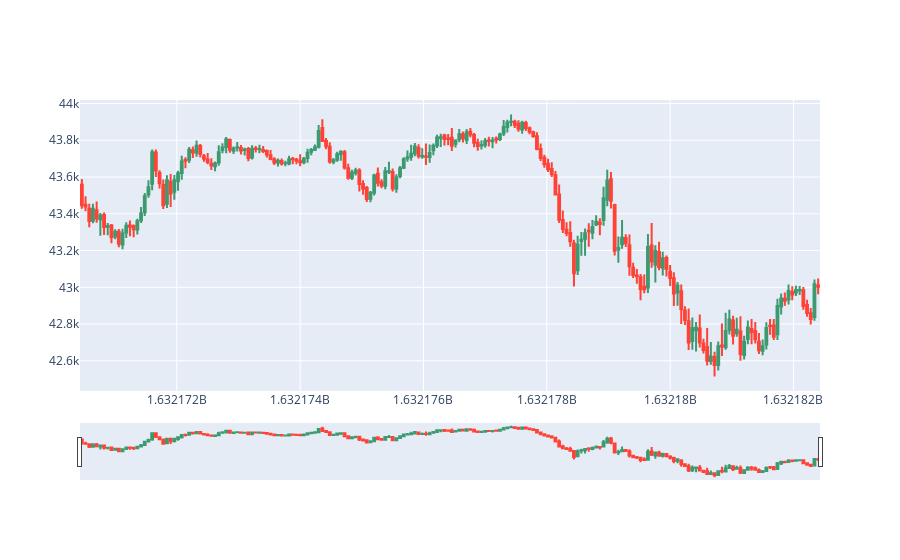

Notebook code cell kept with this figure:
### Code cell
# Candlestick chart
btc = crypto_details_df[crypto_details_df["Asset_ID"]==1].set_index("timestamp") # Asset_ID = 1 for Bitcoin
btc_mini = btc.iloc[-200:] # Select recent data rows

import plotly.graph_objects as go

fig = go.Figure(data=[go.Candlestick(x=btc_mini.index, open=btc_mini['Open'], high=btc_mini['High'], low=btc_mini['Low'], close=btc_mini['Close'])])
fig.show()

### Figure 1 — Plotly figure (JSON) as saved in the notebook; plotly's stock layout.template omitted (floating-point values rounded to 4 significant figures; data arrays with more than 128 entries replaced by an {"elided": "..."} marker saying what was removed)
{"data": [{"close": {"elided": "200 float values"}, "high": {"elided": "200 float values"}, "low": {"elided": "200 float values"}, "open": {"elided": "200 float values"}, "type": "candlestick", "x": {"elided": "200 int values"}}], "layout": {}}
